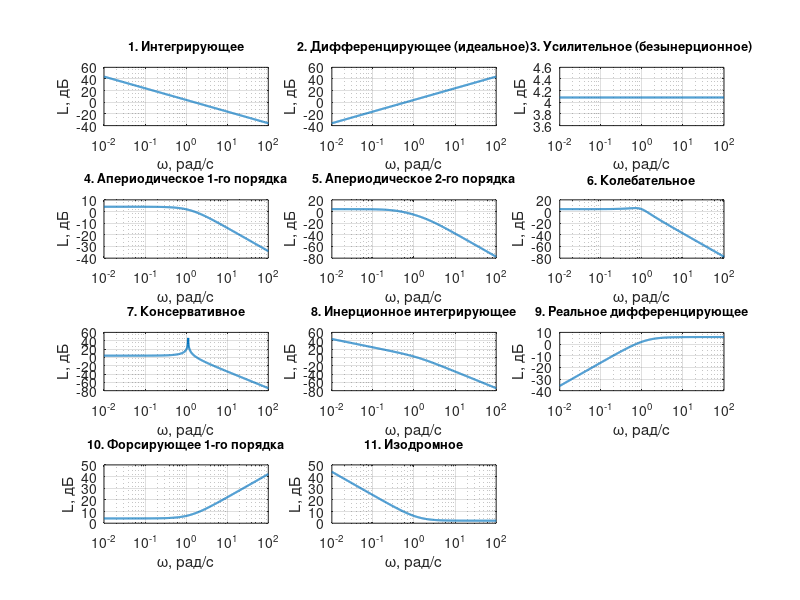

Reproduce this figure in MATLAB. (Note: this script raises an error after producing the figure.)
clc;
clear;
close all;

K_val = 1.6;
T = 0.8;
T1 = 1.0;
T1_2_aperiodic = 3.0;
T2 = 1.1;

s = tf('s');

names = {
    '1. Интегрирующее'
    '2. Дифференцирующее (идеальное)'
    '3. Усилительное (безынерционное)'
    '4. Апериодическое 1-го порядка'
    '5. Апериодическое 2-го порядка'
    '6. Колебательное'
    '7. Консервативное'
    '8. Инерционное интегрирующее'
    '9. Реальное дифференцирующее'
    '10. Форсирующее 1-го порядка'
    '11. Изодромное'
};

w = logspace(-2, 2, 1000);

Wc_all = {
    K_val / s
    K_val * s
    tf(K_val)
    K_val / (T * s + 1)
    K_val / (T2^2 * s^2 + T1_2_aperiodic * s + 1)
    K_val / (T2^2 * s^2 + T1 * s + 1)
    K_val / (T * s^2 + 1)
    K_val / (s * (T * s + 1))
    (K_val * s) / (T * s + 1)
    K_val * (T * s + 1)
    (K_val * (T * s + 1)) / s
};

figure('Position', [100 100 1300 900]);
for i = 1:numel(Wc_all)
    subplot(4, 3, i);
    [mag, ~, ~] = bode(Wc_all{i}, w);
    semilogx(w, 20*log10(squeeze(mag)), 'LineWidth', 1.5);
    grid on;
    title(names{i}, 'FontSize', 9);
    xlabel('\omega, рад/с');
    ylabel('L, дБ');
end
sgtitle('ЛАЧХ');

figure('Position', [100 100 1300 900]);
for i = 1:numel(Wc_all)
    subplot(4, 3, i);
    [~, phase, ~] = bode(Wc_all{i}, w);
    semilogx(w, squeeze(phase), 'LineWidth', 1.5);
    grid on;
    title(names{i}, 'FontSize', 9);
    xlabel('\omega, рад/с');
    ylabel('\psi, град');
end
sgtitle('ЛФЧХ');

figure('Units', 'normalized', 'Position', [0 0 1 1]);
for i = 1:numel(Wc_all)
    subplot(3, 4, i);
    nyquist(Wc_all{i});
    grid on;
    title(names{i}, 'FontSize', 9);
end
sgtitle('АФЧХ');

mult = [1/5 1/2 1 2 5];

Kv = [K_val * mult, K_val * ones(1, 5)];
mv = [ones(1, 5), mult];

Wv = cell(1, 10);
for j = 1:10
    K = Kv(j);
    m = mv(j);
    Wv{j} = {
        K / s
        K * s
        tf(K)
        K / (T*m * s + 1)
        K / ((T2*m)^2 * s^2 + T1_2_aperiodic*m * s + 1)
        K / ((T2*m)^2 * s^2 + T1*m * s + 1)
        K / (T*m * s^2 + 1)
        K / (s * (T*m * s + 1))
        (K * s) / (T*m * s + 1)
        K * (T*m * s + 1)
        (K * (T*m * s + 1)) / s
    };
end

labelsK = cell(1, 5);
labelsT = cell(1, 5);
for j = 1:5
    labelsK{j} = sprintf('K = %.2g', K_val * mult(j));
    labelsT{j} = sprintf('T = %.2g', T * mult(j));
end

plot_tiles(Wv(1:5),  names, w, 'mag',   labelsK, ['ЛАЧХ: T = ', num2str(T), ' (фикс.), меняется K']);
plot_tiles(Wv(1:5),  names, w, 'phase', labelsK, ['ЛФЧХ: T = ', num2str(T), ' (фикс.), меняется K']);
plot_tiles(Wv(6:10), names, w, 'mag',   labelsT, ['ЛАЧХ: K = ', num2str(K_val), ' (фикс.), меняется T']);
plot_tiles(Wv(6:10), names, w, 'phase', labelsT, ['ЛФЧХ: K = ', num2str(K_val), ' (фикс.), меняется T']);

function plot_tiles(Wset, names, w, kind, labels, ttl)

figure('Units', 'normalized', 'Position', [0 0 1 1]);

for i = 1:numel(names)

    subplot(4, 3, i);
    hold on;
    grid on;

    for j = 1:numel(Wset)
        [mag, phase, ~] = bode(Wset{j}{i}, w);
        if strcmp(kind, 'mag')
            y = 20*log10(squeeze(mag));
        else
            y = squeeze(phase);
        end
        semilogx(w, y, 'LineWidth', 1.3);
    end

    set(gca, 'XScale', 'log');
    xlim([w(1) w(end)]);

    title(names{i}, 'FontSize', 9);
    xlabel('\omega, рад/с');
    if strcmp(kind, 'mag')
        ylabel('L, дБ');
    else
        ylabel('\psi, град');
    end

    hold off;
end

subplot(4, 3, 12);
hold on;
for j = 1:numel(labels)
    plot(nan, nan, 'LineWidth', 1.5);
end
axis off;
legend(labels, 'Location', 'best');
hold off;

sgtitle(ttl);

end
